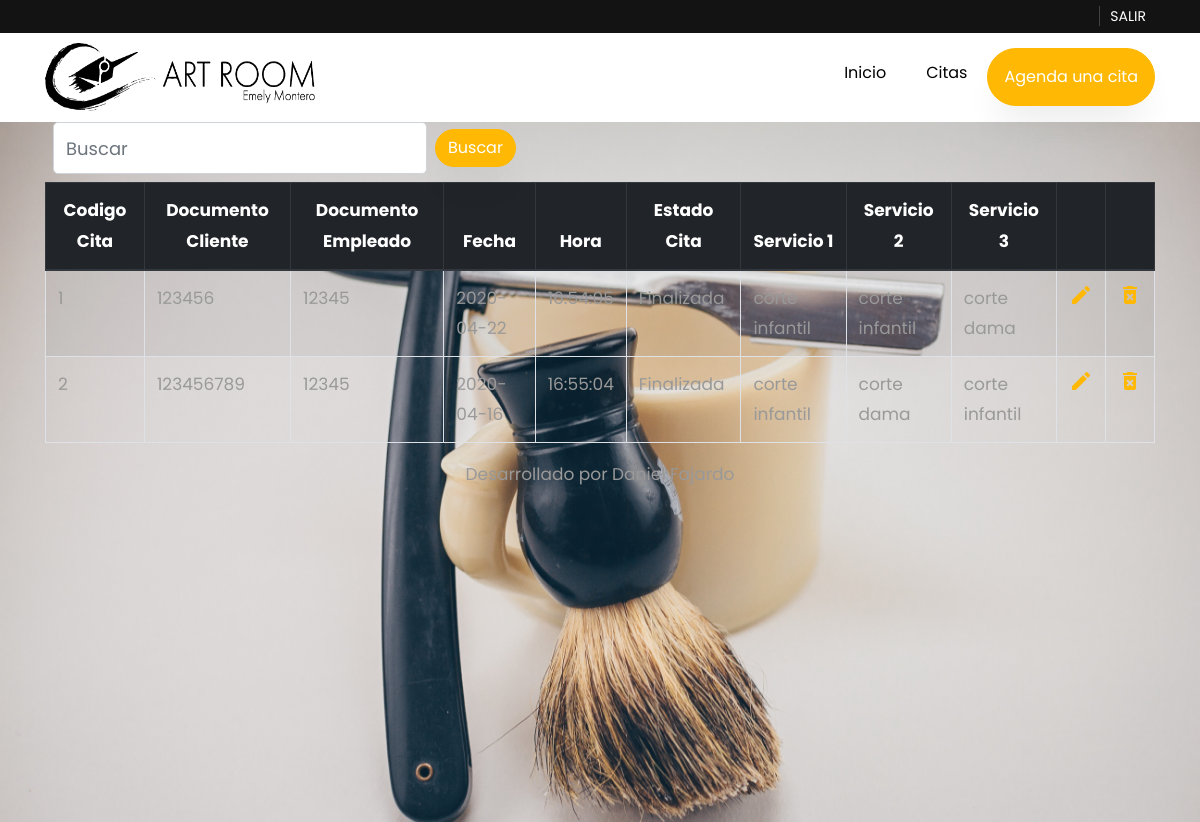
Screenshot of /mediplus/crudCitaCliente/index.php with the database file from the repository.
### tables this page shows
CREATE TABLE `cita` (
  `codigoCita` int(11) NOT NULL,
  `documentoCli` int(11) NOT NULL,
  `documentoEmp` int(11) NOT NULL,
  `fecha` date NOT NULL,
  `hora` time NOT NULL,
  `estadoCita` varchar(50) NOT NULL,
  `nombreServicio` varchar(50) NOT NULL,
  `Servicio2` varchar(50) NOT NULL,
  `Servicio3` varchar(50) NOT NULL
);

### mediplus/crudCitaCliente/index.php (called while the page is built, shortened)
<?php
	include 'views/header.php';
	$page=isset($_GET['page'])?$_GET['page']:'users';
	include 'views/users/'.$page.'.php';
	include 'views/footer.php';

### mediplus/crudCitaCliente/config/conexion.php (called while the page is built, shortened)
<?php
	class Conexion{
		private $host;
		private $user;
		private $password;
		private $dataBase;
		public function __construct(){
			$this->host     ="localhost";
			$this->user     ="root";
			$this->password ="";
			$this->dataBase ="artr";
		}
		public function conectarse(){
			$enlace = mysqli_connect($this->host, $this->user, $this->password, $this->dataBase);
			return($enlace);
		}
	}

### mediplus/crudCitaCliente/models/users.php (called while the page is built, shortened)
<?php
	include dirname(dirname(__FILE__))."/config/conexion.php";
	class Cita
	{
		private $link;
		function __construct()
		{
			$this->conn   = new Conexion();
			$this->link   = $this->conn->conectarse();
		}
		public function getCitaLibre()
		{
			$query  ="SELECT cliente.direccionCli, cita.codigoCita, cita.documentoCli, cita.documentoEmp, cita.fecha,cita.hora, cita.estadoCita,cita.nombreServicio,cita.Servicio2,cita.Servicio3 FROM cliente INNER JOIN cita ON cita.documentoCli = cliente.documentoCli WHERE estadoCita = 'Finalizada'";
			$result =mysqli_query($this->link,$query);
			return $result;
		}
	}

### mediplus/crudCitaCliente/views/users/users.php (the view, shortened to what this page needs)
<?php
	include './models/users.php';
	$cita  = new Cita();
	if(isset($search)){
		$citas = $cita->getCitaBySearch($dataSearch);
	}else{
		$dataSearch=NULL;
		$citas =$cita->getCitaLibre();
	}
?>
<div class="row">
	<div class="col">
		<form action="./index.php" method="post" accept-charset="utf-8" class="form-inline">
			<div class="form-group mx-sm-2 mb-2">
    			<input type="text" class="form-control" name="dataSearch" autofocus required placeholder="Buscar" value="<?php echo $dataSearch;  ?>">
  			</div>
  			<button type="submit" name="btnSearch" class="btn btn-primary mb-2">Buscar</button>
		</form>
	</div>
</div>
<div class="table-responsive">
		<table class="table table-striped table-bordered table-hover">
			<thead class="thead-dark">
				<th class="text-center">Codigo Cita</th>
				<th class="text-center">Documento Cliente</th>
				<th class="text-center">Documento Empleado</th>
				<th class="text-center">Fecha </th>
				<th class="text-center">Hora</th>
				<th class="text-center">Estado Cita</th>
				<th class="text-center">Servicio 1</th>
				<th class="text-center">Servicio 2</th>
				<th class="text-center">Servicio 3</th>
				<th>&nbsp;</th>
				<th>&nbsp;</th>
			</thead>
			<tbody>
				<?php
					if($citas>NULL){
						foreach ($citas as $column =>$value) {
				?>
							<tr codigoCita="row<?php echo $value['codigoCita']; ?>">
								<td><?php echo $value['codigoCita']; ?></td>
								<td><?php echo $value['documentoCli']; ?></td>
								<td ><?php echo $value['documentoEmp']; ?></td>
								<td><?php echo $value['fecha']; ?></td>
								<td><?php echo $value['hora']; ?></td>
								<td><?php echo $value['estadoCita']; ?></td>
								<td><?php echo $value['nombreServicio']; ?></td>
								<td><?php echo $value['Servicio2']; ?></td>
								<td><?php echo $value['Servicio3']; ?></td>
								<td class="text-center">
									<a href="./index.php?page=edit&codigoCita=<?php echo $value['codigoCita'] ?>" title="Editar cita: <?php echo $value['codigoCita'] ?>">
										<i class="material-icons btn_edit">edit</i>
									</a>
								</td>
								<td class="text-center">
									<a href="#" onclick="btnDeleteCita(<?php echo $value["codigoCita"] ?>)" id="btnDeleteCita" title="Borrar cita: <?php echo $value['codigoCita'] ?>">
										<i class="material-icons btn_delete">delete_forever</i>
									</a>
								</td>
							</tr>
									<?php
						}
					}
				?>
			</tbody>
		</table>
	</div>

### rows the page displays
cita: codigoCita "1", documentoCli "123456", documentoEmp "12345", fecha "2020-04-22", hora "16:54:05", estadoCita "Finalizada", nombreServicio "corte infantil", Servicio2 "corte infantil", Servicio3 "corte dama"
cita: codigoCita "2", documentoCli "123456789", documentoEmp "12345", fecha "2020-04-16", hora "16:55:04", estadoCita "Finalizada", nombreServicio "corte infantil", Servicio2 "corte dama", Servicio3 "corte infantil"
